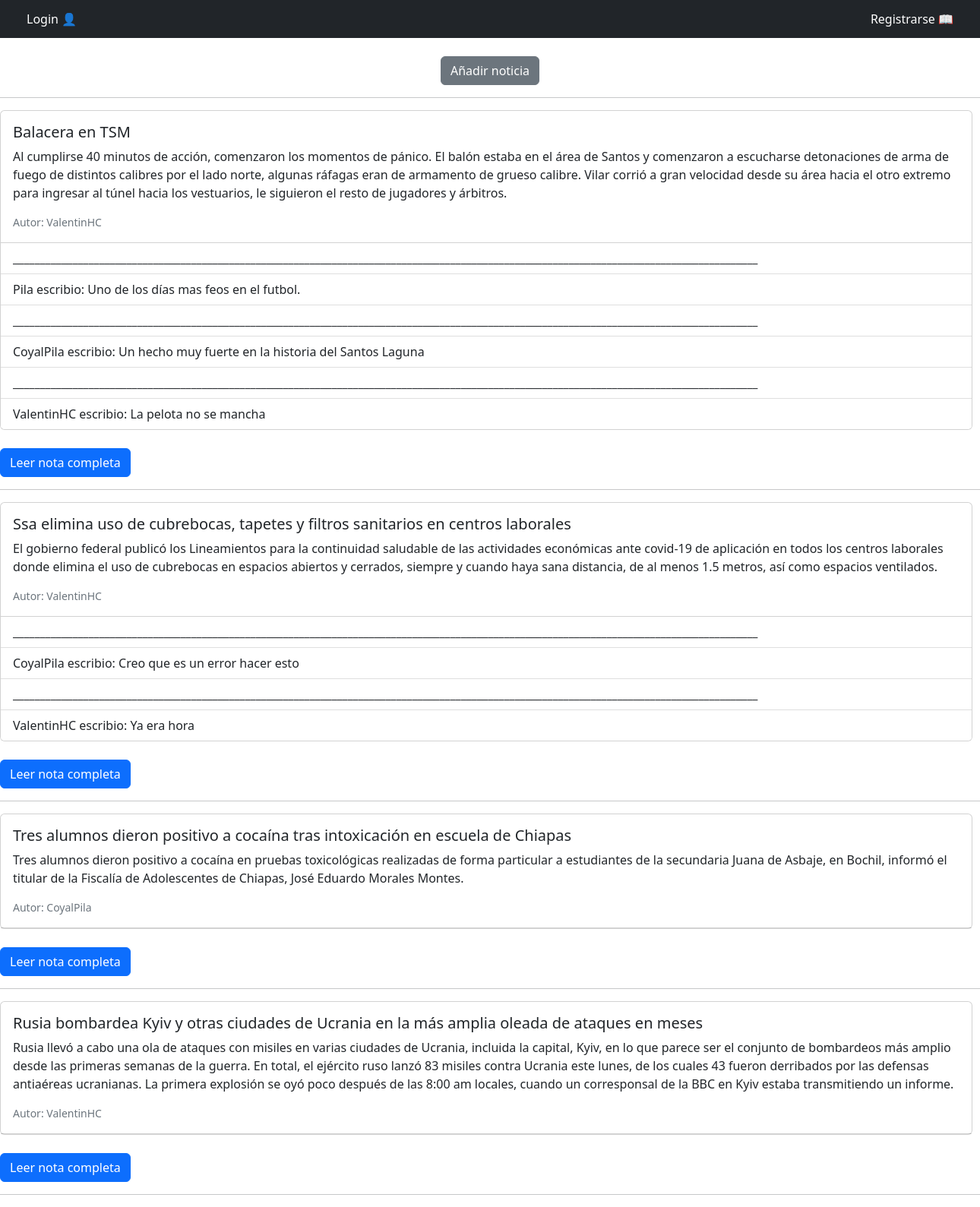
Screenshot of /noticias/ with the database file from the repository.
### users/models.py (models this page shows, shortened)
class Noticias(models.Model):
    Titulo = models.CharField(max_length=100)
    Descripcion = models.TextField(max_length=500)
    Fecha = models.DateTimeField(auto_now_add=True)
    Autor = models.ForeignKey(CostumUser, on_delete=models.CASCADE)

class CostumUser(AbstractUser):
    Nombre = models.CharField(max_length=30)
    email = models.CharField(max_length=50)

class Comentarios(models.Model):
    noticia = models.ForeignKey(
        Noticias,
        on_delete = models.CASCADE,
        related_name='comentarios',
    )
    comentario = models.CharField(max_length=200)
    autor = models.ForeignKey(
        get_user_model(),
        on_delete = models.CASCADE,
    )

### users/views.py (the view)
# urls.py: path('noticias/', NoticiasPageView.as_view(), name='noticia'),
class NoticiasPageView(ListView):
    template_name = 'noticias.html'
    model = Noticias
    context_object_name = 'Todas_Las_Noticias'

### users/templates/noticias.html (shortened to what this page needs)
{% extends 'base.html' %}
{% block content %}
    <div style="text-align: center;">
        <button type="button" class="btn btn-secondary"><a class="nav-link" href="{% url 'noticias_nuevo' %}">Añadir noticia</a></button>
    </div>
    <hr>
    {% for noticia in Todas_Las_Noticias %}
    <div class="card" style="width: 80rem;">
        <div class="card-body">
          <h5 class="card-title">{{noticia.Titulo}}</h5>
          <p class="card-text">{{noticia.Descripcion}}</p>
          <p class="card-text"><small class="text-muted">Autor: {{noticia.Autor}}</small></p>
        </div>
        <ul class="list-group list-group-flush">
            {% for comentario in noticia.comentarios.all %}
            <li class="list-group-item">__________________________________________________________________________________________________________________________________________</li>
            <li class="list-group-item">{{comentario.autor}} escribio: {{comentario.comentario}}</li>
            {% endfor %}
        </ul>
    </div>
    <div class="card-body">
        <br>
        <a href="{% url 'noticias_detalle' noticia.pk %}" class="btn btn-primary">Leer nota completa</a>
    </div>
    <hr>
    {% endfor %}
{% endblock content %}

### users/templates/base.html
{% load static %}
<header>
    <link rel="stylesheet" href="{% static 'css/bootcss/bootstrap.css' %}">
    <nav class="navbar navbar-dark bg-dark">
    {% if user.is_authenticated %}
        <a class="nav-link" style="color: white; margin-left: 50px;" href="{% url 'home' %}">Inicio</a>
        <a class="nav-link" style="color: white;" href="{% url 'noticia' %}">Noticias</a>
        <a class="nav-link disabled" style="color: white; padding: 5px;">Usuario: {{ user.username }}</a>
        <a class="nav-link" style="color: white; margin-right: 80px; padding: 5px;" href="{% url 'logout' %}">Log out 🚪</a>
    </div>
    {% else %}
        <a class="nav-link" style="color: white; margin-left: 30px; padding: 5px;" href="{% url 'login' %}"> Login 👤</a>
        <a class="nav-link" style="color: white; margin-right: 30px; padding: 5px;" href="{% url 'signup' %}"> Registrarse 📖</a>
    {% endif %}
    </nav>
</header>
{% block content %}
{% endblock content %}

### rows the page displays
Noticias: Titulo "Balacera en TSM", Descripcion "Al cumplirse 40 minutos de acción, comenzaron los momentos de pánico. El balón estaba en el área de Santos y comenzaron a escucharse detonaciones de arma de fuego de distintos calibres por el lado norte, algunas ráfagas eran de armamento de grueso calibre. Vilar corrió a gran velocidad desde su área hacia el otro extremo para ingresar al túnel hacia los vestuarios, le siguieron el resto de jugadores y árbitros.", Autor "ValentinHC"
Comentarios: autor "Pila", comentario "Uno de los días mas feos en el futbol."
Comentarios: autor "CoyalPila", comentario "Un hecho muy fuerte en la historia del Santos Laguna"
Comentarios: autor "ValentinHC", comentario "La pelota no se mancha"
Noticias: Titulo "Ssa elimina uso de cubrebocas, tapetes y filtros sanitarios en centros laborales", Descripcion "El gobierno federal publicó los Lineamientos para la continuidad saludable de las actividades económicas ante covid-19 de aplicación en todos los centros laborales donde elimina el uso de cubrebocas en espacios abiertos y cerrados, siempre y cuando haya sana distancia, de al menos 1.5 metros, así como espacios ventilados.", Autor "ValentinHC"
Comentarios: autor "CoyalPila", comentario "Creo que es un error hacer esto"
Comentarios: autor "ValentinHC", comentario "Ya era hora"
Noticias: Titulo "Tres alumnos dieron positivo a cocaína tras intoxicación en escuela de Chiapas", Descripcion "Tres alumnos dieron positivo a cocaína en pruebas toxicológicas realizadas de forma particular a estudiantes de la secundaria Juana de Asbaje, en Bochil, informó el titular de la Fiscalía de Adolescentes de Chiapas, José Eduardo Morales Montes.", Autor "CoyalPila"
Noticias: Titulo "Rusia bombardea Kyiv y otras ciudades de Ucrania en la más amplia oleada de ataques en meses", Descripcion "Rusia llevó a cabo una ola de ataques con misiles en varias ciudades de Ucrania, incluida la capital, Kyiv, en lo que parece ser el conjunto de bombardeos más amplio desde las primeras semanas de la guerra. En total, el ejército ruso lanzó 83 misiles contra Ucrania este lunes, de los cuales 43 fueron derribados por las defensas antiaéreas ucranianas. La primera explosión se oyó poco después de las 8:00 am locales, cuando un corresponsal de la BBC en Kyiv estaba transmitiendo un informe.", Autor "ValentinHC"
